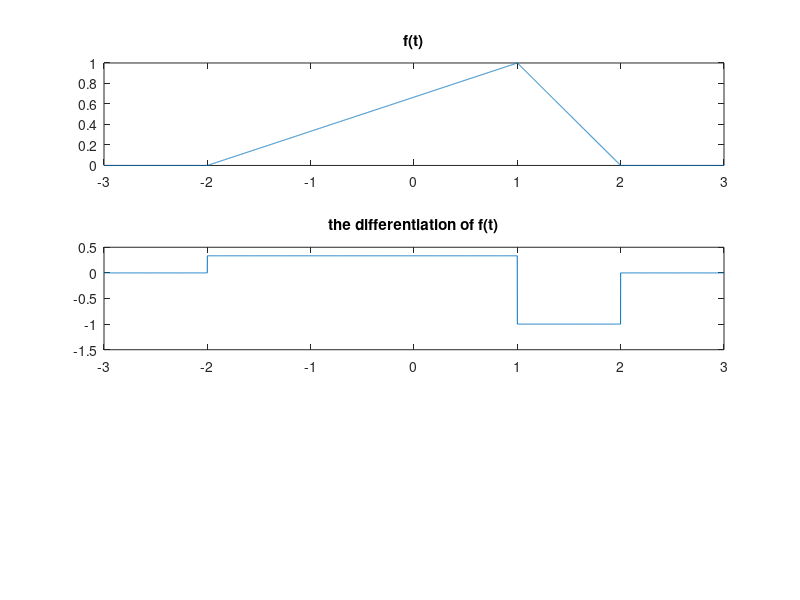

Write MATLAB code to recreate this figure.
clear all;
close all;
h= 0.001;
t= -3:h:3;
ft= tripuls(t,4,0.5);
subplot(3,1,1);
plot(t,ft);
title('f(t)');
y1= diff(ft)* 1/h;
subplot(3,1,2);
plot(t(1:length(t) - 1),y1);
title('the differentiation of f(t)');
